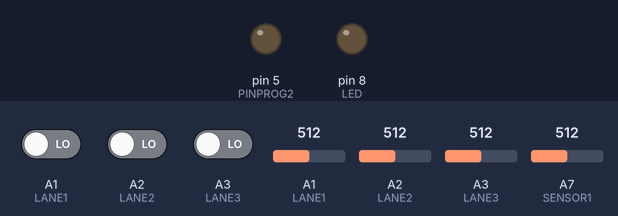
The sketch below on a simulated Arduino Nano, built with avr-gcc and run on an emulated ATmega328P. On the bench: output pins drawn as LEDs (lit = HIGH). Inputs (shaded band) come from the test bench; at power-on: A7 (SENSOR1) = 512, A1 (LANE1) LOW, A2 (LANE2) LOW, A3 (LANE3) LOW, A1 (LANE1) = 512, A2 (LANE2) = 512, A3 (LANE3) = 512. What the sketch prints to the serial monitor is not drawn.

Above: at 3.0 s.
3.1 s: A7 (SENSOR1) set to 716
At 6.8 s:
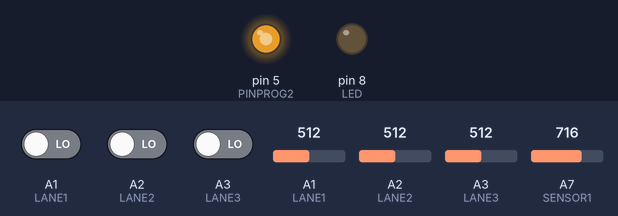
11.2 s: A7 (SENSOR1) set to 306
At 13.9 s:
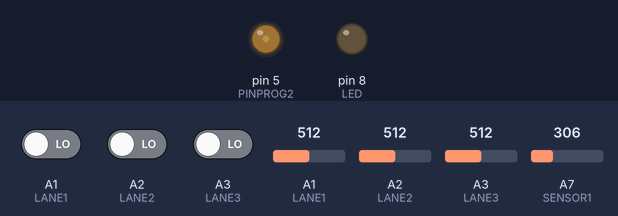
24.7 s: A1 (LANE1) driven HIGH
At 31.8 s:
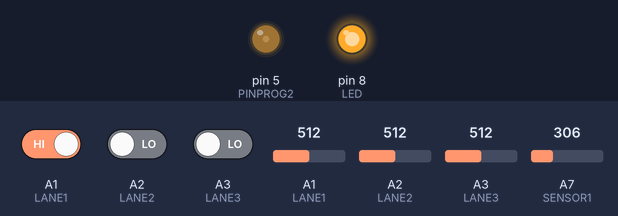
34.5 s: A2 (LANE2) driven HIGH
48.5 s: A3 (LANE3) driven HIGH
Timing chart, 0 to 57.9 s (numbered marks = the images above; inputs shaded):
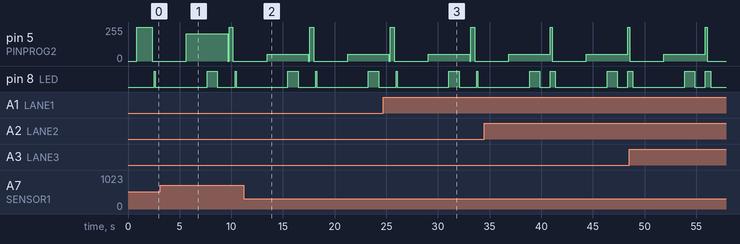

The sketch:

03_time_scheduler.ino
```cpp
const int LED = 8;
const int SENS1 = 1;
const int SENS2 = 2;
const int SENSOR1 = A7;
int a, b, c;
const int PINPROG1 = 4;
const int PINPROG2 = 5;
const int LANE1 = A1;
const int LANE2 = A2;
const int LANE3 = A3;

const int OLANE1 = 5;

const int SYN = 8;

int lane_id = 99;
int duration = 500;

long fakultaet (long i) {
  long sum = 1;
  while (i > 0) {
    sum = sum * i;
    i--;
  }
}

void read_pinprog(void) {
  int pin1 = 0;
  int pin2 = 0;
  pin1 = digitalRead(PINPROG1);
  pin2 = digitalRead(PINPROG2);
  lane_id = pin1 + (pin2 << 1);
  Serial.print("My ID: ");
  Serial.println(lane_id);
}

long long GLOBAL_TIME;

void reset_time(void) {
  GLOBAL_TIME = millis();
}

long get_time(void) {
  return millis() - GLOBAL_TIME;
}


void xsynchro(int presyn_in, int syn_in) {
  long presyn = presyn_in;
  long syn = syn_in;
  int syn_msgs = 0;

  while (presyn > 0) {
    syn_msgs = (int) digitalRead(LANE1) + (int) digitalRead(LANE2) + (int) digitalRead(LANE3);
    Serial.write(syn_msgs);
    presyn--;
    delay(5);
    if (syn_msgs > 1) {
      presyn = 0;
      syn = 0;
      digitalWrite(OLANE1, HIGH);


      Serial.println("Syn successful!");
      digitalWrite(SYN, HIGH);
    }
  }
  digitalWrite(OLANE1, HIGH);

  while (syn > 0) {
    syn_msgs = (int) digitalRead(LANE1) + (int) digitalRead(LANE2) + (int) digitalRead(LANE3);
    Serial.write(syn_msgs);
    syn--;
    delay(5);
    if (syn_msgs > 1) {
      presyn = 0;
      syn = 0;
      duration = 500;
      Serial.println("Syn successful!");
      digitalWrite(SYN, HIGH);
    } else {
      digitalWrite(SYN, LOW);
    }
  }
  Serial.println("Syn ended!");
}

void reset_sync(void) {
  digitalWrite(OLANE1, LOW);

}

void setup() {
  // put your setup code here, torun once:
  a = 0;
  b = 0;
  c = 0;
  Serial.begin(9600);

  pinMode(LED, OUTPUT);

  pinMode(OLANE1, OUTPUT);

  pinMode(LANE1, INPUT);
  pinMode(LANE2, INPUT);
  pinMode(LANE3, INPUT);
  pinMode(SYN, OUTPUT);
  pinMode(SENSOR1, INPUT);
  //  read_pinprog();
  digitalWrite(OLANE1, LOW);

  digitalWrite(SYN, LOW);

  delay(100);
  xsynchro(150, 200);
}
int i = 0;

void blink_led(int times) {
  int a = 0;
  for (a = 0; a < times; a++) {
    digitalWrite(LED, HIGH);
    delay(250);
    digitalWrite(LED, LOW);
    delay(250);
  }
}

typedef struct job {
  long start_time;
  long stop_time;
  void (* job_function)();
} T_JOB;

void job_xsynchro(void) {
  xsynchro(25, 35);
}

void led_on(void) {
  digitalWrite(LED, HIGH);
}

void led_off(void) {
  digitalWrite(LED, LOW);
}

long a_sens = 0;

void read_sensor(void) {
  a_sens = analogRead(SENSOR1);
  Serial.print("Analog:");
  Serial.println(a_sens);
}

void send_xlane(void) {
  analogWrite(OLANE1, a_sens);
}

void read_xlane(void) {
  int xlane1 = analogRead(LANE1);
  int xlane2 = analogRead(LANE2);
  int xlane3 = analogRead(LANE3);
  long diff = (xlane1+xlane2+xlane3+a_sens-min(xlane1, min(xlane2, min(xlane3, a_sens)))-max(xlane1, max(xlane2, max(xlane3, a_sens))))/2;
  Serial.print("Xlane: ");
  Serial.print(xlane1);
  Serial.print(" ");
  Serial.print(xlane2);
  Serial.print(" ");
  Serial.print(xlane3);
  Serial.print(" ");
  Serial.print(a_sens);
  Serial.print(" ");
  Serial.println(diff);
}
#define NUM_JOBS 12
const T_JOB jobs[NUM_JOBS] = {
  {.start_time = 0, .stop_time = 0, .job_function = &job_xsynchro },
  {.start_time = 100, .stop_time = 0, .job_function = &reset_time },
  {.start_time = 200, .stop_time = 0, .job_function = &reset_sync },
  {.start_time = 400, .stop_time = 0, .job_function = &led_on },
  {.start_time = 500, .stop_time = 0, .job_function = &led_off },
  {.start_time = 1500, .stop_time = 0, .job_function = &read_sensor },
  {.start_time = 2500, .stop_time = 0, .job_function = &led_off },
  {.start_time = 3500, .stop_time = 0, .job_function = &send_xlane },
  {.start_time = 4500, .stop_time = 0, .job_function = &read_xlane },
  {.start_time = 5500, .stop_time = 0, .job_function = &led_on },
  {.start_time = 6500, .stop_time = 0, .job_function = &led_off },
  {.start_time = 7500, .stop_time = 0, .job_function = &reset_sync }
};


void runScheduler(void) {
  int service;
  for (service = 0; service < NUM_JOBS; service++) {
    while (get_time() < jobs[service].start_time) {
      delay(1);
    }
    jobs[service].job_function();
    while (get_time() < jobs[service].stop_time) {
      delay(1);
    }
  }
}

void loop() {
  runScheduler();
}
```
